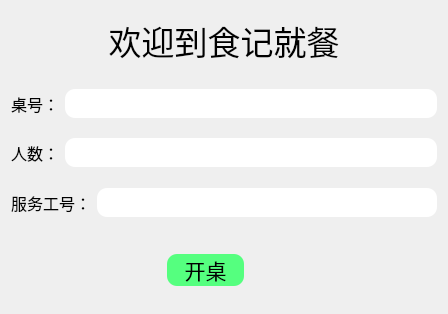
<?xml version="1.0" encoding="UTF-8"?>
<ui version="4.0">
 <class>kaizhuo_ui</class>
 <widget class="QWidget" name="kaizhuo_ui">
  <property name="geometry">
   <rect>
    <x>0</x>
    <y>0</y>
    <width>448</width>
    <height>314</height>
   </rect>
  </property>
  <property name="windowTitle">
   <string>Form</string>
  </property>
  <property name="styleSheet">
   <string notr="true">QWidget#widget
{
	border-radius:10px;
}
QLineEdit#tableEt
{
	border-radius:10px;
}
QLineEdit#peopleEt
{
	border-radius:10px;
}
QLineEdit#workEt
{
	border-radius:10px;
}
QPushButton#sureBt
{
	
	background-color: rgb(85, 255, 127);
	border-radius:10px;
}</string>
  </property>
  <layout class="QVBoxLayout" name="verticalLayout_2" stretch="4,1,2,1,2,1,2,1,3">
   <item>
    <widget class="QLabel" name="titleLb">
     <property name="font">
      <font>
       <pointsize>25</pointsize>
      </font>
     </property>
     <property name="text">
      <string>欢迎到食记就餐</string>
     </property>
     <property name="alignment">
      <set>Qt::AlignCenter</set>
     </property>
     <property name="buddy">
      <cstring>tableEt</cstring>
     </property>
    </widget>
   </item>
   <item>
    <spacer name="verticalSpacer_5">
     <property name="orientation">
      <enum>Qt::Vertical</enum>
     </property>
     <property name="sizeType">
      <enum>QSizePolicy::Expanding</enum>
     </property>
     <property name="sizeHint" stdset="0">
      <size>
       <width>20</width>
       <height>10</height>
      </size>
     </property>
    </spacer>
   </item>
   <item>
    <layout class="QHBoxLayout" name="horizontalLayout">
     <item>
      <widget class="QLabel" name="tablenum">
       <property name="font">
        <font>
         <pointsize>12</pointsize>
        </font>
       </property>
       <property name="text">
        <string>桌号：</string>
       </property>
       <property name="alignment">
        <set>Qt::AlignCenter</set>
       </property>
      </widget>
     </item>
     <item>
      <widget class="QLineEdit" name="tableEt">
       <property name="sizePolicy">
        <sizepolicy hsizetype="Expanding" vsizetype="Expanding">
         <horstretch>0</horstretch>
         <verstretch>0</verstretch>
        </sizepolicy>
       </property>
       <property name="focusPolicy">
        <enum>Qt::ClickFocus</enum>
       </property>
       <property name="styleSheet">
        <string notr="true"/>
       </property>
      </widget>
     </item>
    </layout>
   </item>
   <item>
    <spacer name="verticalSpacer_4">
     <property name="orientation">
      <enum>Qt::Vertical</enum>
     </property>
     <property name="sizeType">
      <enum>QSizePolicy::Expanding</enum>
     </property>
     <property name="sizeHint" stdset="0">
      <size>
       <width>20</width>
       <height>10</height>
      </size>
     </property>
    </spacer>
   </item>
   <item>
    <layout class="QHBoxLayout" name="horizontalLayout_2">
     <item>
      <widget class="QLabel" name="peoplenum">
       <property name="font">
        <font>
         <pointsize>12</pointsize>
        </font>
       </property>
       <property name="text">
        <string>人数：</string>
       </property>
       <property name="alignment">
        <set>Qt::AlignCenter</set>
       </property>
      </widget>
     </item>
     <item>
      <widget class="QLineEdit" name="peopleEt">
       <property name="sizePolicy">
        <sizepolicy hsizetype="Expanding" vsizetype="Expanding">
         <horstretch>0</horstretch>
         <verstretch>0</verstretch>
        </sizepolicy>
       </property>
       <property name="focusPolicy">
        <enum>Qt::ClickFocus</enum>
       </property>
      </widget>
     </item>
    </layout>
   </item>
   <item>
    <spacer name="verticalSpacer_3">
     <property name="orientation">
      <enum>Qt::Vertical</enum>
     </property>
     <property name="sizeType">
      <enum>QSizePolicy::Expanding</enum>
     </property>
     <property name="sizeHint" stdset="0">
      <size>
       <width>20</width>
       <height>10</height>
      </size>
     </property>
    </spacer>
   </item>
   <item>
    <layout class="QHBoxLayout" name="horizontalLayout_3">
     <item>
      <widget class="QLabel" name="worknum">
       <property name="font">
        <font>
         <pointsize>12</pointsize>
        </font>
       </property>
       <property name="text">
        <string>服务工号：</string>
       </property>
       <property name="alignment">
        <set>Qt::AlignCenter</set>
       </property>
      </widget>
     </item>
     <item>
      <widget class="QLineEdit" name="workEt">
       <property name="sizePolicy">
        <sizepolicy hsizetype="Expanding" vsizetype="Expanding">
         <horstretch>0</horstretch>
         <verstretch>0</verstretch>
        </sizepolicy>
       </property>
       <property name="focusPolicy">
        <enum>Qt::ClickFocus</enum>
       </property>
      </widget>
     </item>
    </layout>
   </item>
   <item>
    <spacer name="verticalSpacer_2">
     <property name="orientation">
      <enum>Qt::Vertical</enum>
     </property>
     <property name="sizeType">
      <enum>QSizePolicy::Expanding</enum>
     </property>
     <property name="sizeHint" stdset="0">
      <size>
       <width>20</width>
       <height>10</height>
      </size>
     </property>
    </spacer>
   </item>
   <item>
    <layout class="QHBoxLayout" name="horizontalLayout_4" stretch="4,2,3,1">
     <item>
      <spacer name="horizontalSpacer">
       <property name="orientation">
        <enum>Qt::Horizontal</enum>
       </property>
       <property name="sizeHint" stdset="0">
        <size>
         <width>40</width>
         <height>20</height>
        </size>
       </property>
      </spacer>
     </item>
     <item>
      <widget class="QPushButton" name="sureBt">
       <property name="minimumSize">
        <size>
         <width>50</width>
         <height>30</height>
        </size>
       </property>
       <property name="font">
        <font>
         <pointsize>16</pointsize>
        </font>
       </property>
       <property name="text">
        <string>开桌</string>
       </property>
      </widget>
     </item>
     <item>
      <spacer name="horizontalSpacer_2">
       <property name="orientation">
        <enum>Qt::Horizontal</enum>
       </property>
       <property name="sizeHint" stdset="0">
        <size>
         <width>40</width>
         <height>20</height>
        </size>
       </property>
      </spacer>
     </item>
     <item>
      <layout class="QVBoxLayout" name="verticalLayout">
       <item>
        <widget class="QLabel" name="label">
         <property name="minimumSize">
          <size>
           <width>70</width>
           <height>30</height>
          </size>
         </property>
         <property name="text">
          <string/>
         </property>
        </widget>
       </item>
       <item>
        <widget class="QLabel" name="label_2">
         <property name="minimumSize">
          <size>
           <width>50</width>
           <height>30</height>
          </size>
         </property>
         <property name="text">
          <string/>
         </property>
        </widget>
       </item>
      </layout>
     </item>
    </layout>
   </item>
  </layout>
 </widget>
 <tabstops>
  <tabstop>sureBt</tabstop>
  <tabstop>tableEt</tabstop>
  <tabstop>workEt</tabstop>
  <tabstop>peopleEt</tabstop>
 </tabstops>
 <resources/>
 <connections/>
</ui>
